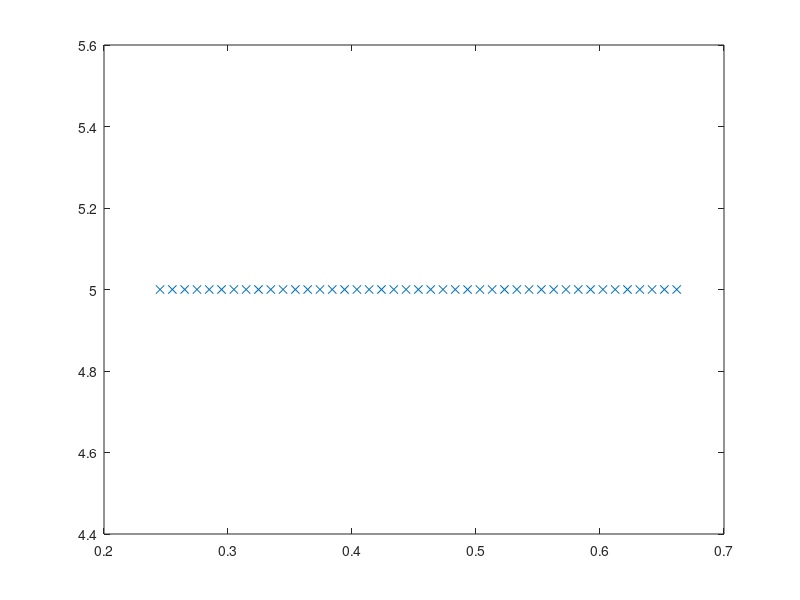
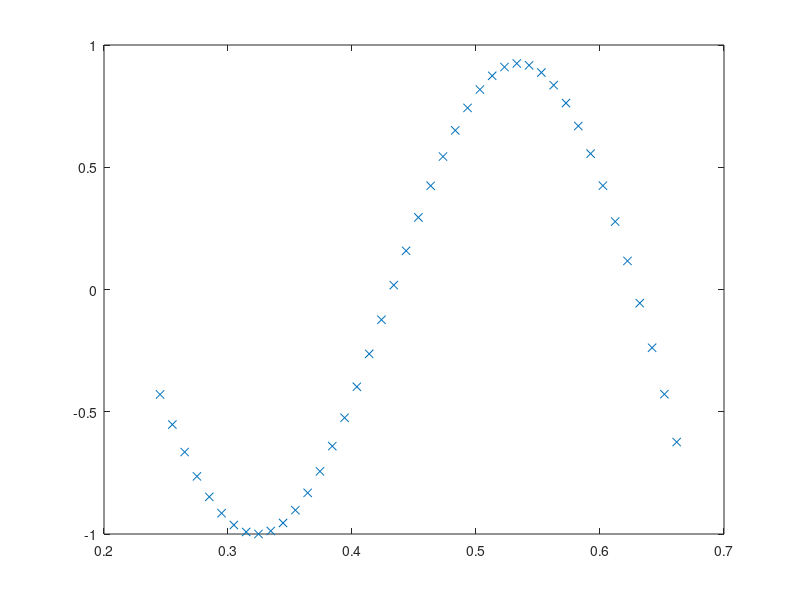
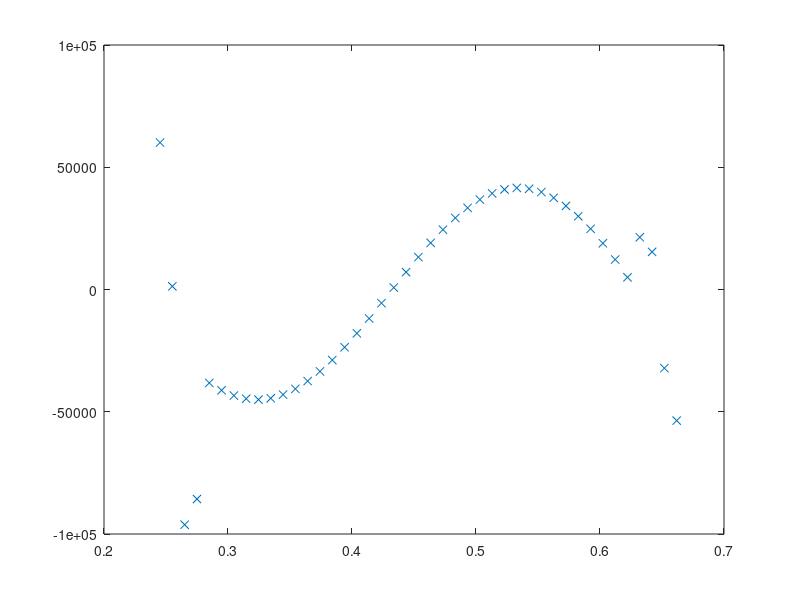
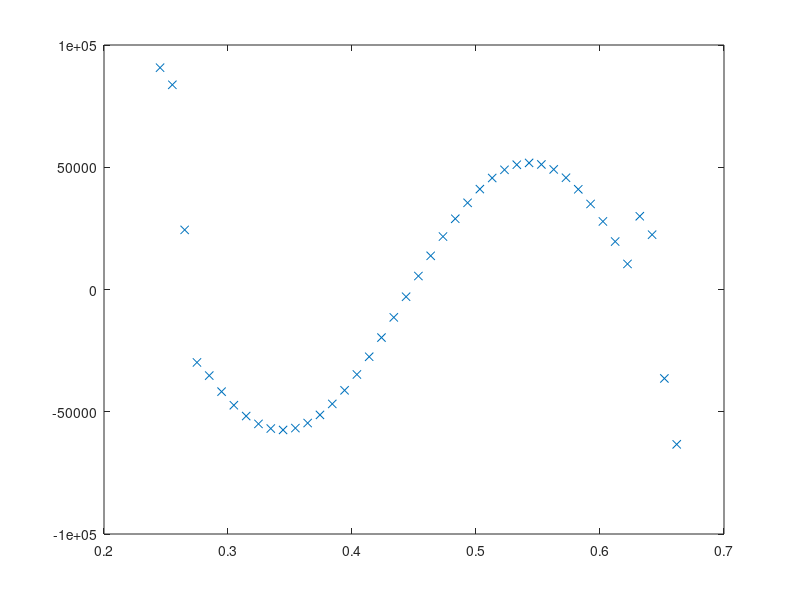

These figures' MATLAB source, in order: (Note: this script raises an error after producing the figures.)
close all; clearvars;clear all; clc;
%% Generate Training Data
% Testing single frequency data

% load('Data_Exp_NoMass_SingleFreq');
% %load('Data_Exp_Mass_SingleFreq');
% data.freq = Beam.freq;
% 
% x = Beam.x.';
% w_exp = Beam.w.';
% w_max = max(abs(w_exp)); %on cherche le max pour normaliser les W
% 
% X_OBS_tot = x;
% U_OBS_tot = w_exp./w_max;
% %data = data; %juste pour rappeler qu'on charge les "data" qui correspondent aux paramètres de l'expérience.
% 
% n= length(w_exp);
% debut = round(0.3*n)+1; % taking this position, the applied force does not "exist";
% fin = round(0.9*n);
% pas = 1;
% X_OBS = x(debut:pas:fin);
% U_OBS = w_exp(debut:pas:fin)./w_max;

%%%%%%%%%%%%%%%%%%%%%%%%%%

%%loading data

%load('displacement_part_many');
load('displacement_tot_many');

%%% giving name to the variables %%%

x = X_COMSOL_tot';
w_exp = W_COMSOL_tot';
plot(x,real(w_exp))
X_OBS_tot = x;
U_OBS_tot = w_exp;

%%% taking a part of the vector %%%%

n= length(w_exp);
debut = round(0.35*n)+1; % taking this position, the applied force does not "exist";
fin = round(0.95*n);
pas = 1;
X_OBS = x(debut:pas:fin);
U_OBS = w_exp(debut:pas:fin);

plot(X_OBS,real(U_OBS),'x')



% %%%%% ploting U and V %%%%%
% 
% U_real=real(U_OBS_tot);
% U_img=imag(U_OBS_tot);
% subplot(2,1,1)
% plot(X_OBS_tot,U_img);
% subplot(2,1,2)
% plot(X_OBS_tot,U_real)
% 
% 
% %%%%% ploting mag and phase %%%%%%%%
% 
% figure
% U_mag = abs(U_OBS_tot)  ;  %magnitude
% U_phase = angle(U_OBS_tot); %phase angle
% subplot(3,1,1)
% plot(X_OBS_tot,U_mag)
% subplot(3,1,2)
% plot(X_OBS_tot,U_phase)
% subplot(3,1,3)
% plot(X_OBS_tot,U_OBS_tot)
% 
% 
% 
% %%%%%% Ploting real part and imaginary part %%%%%
% 
% 
% aux2=32;
% plot(X_OBS(1:aux2:end),5*ones(size(X_OBS(1:aux2:end))),'x')
% U_real=real(real(U_OBS(1:aux2:end)));
% figure
% plot(X_OBS(1:aux2:end),U_real,'x');
% Uxxxx_true = gradient(gradient(gradient(gradient(real(U_OBS(1:aux2:end)),X_OBS(1:aux2:end)),X_OBS(1:aux2:end)),X_OBS(1:aux2:end)),X_OBS(1:aux2:end));
% figure
% plot(X_OBS(1:aux2:end),Uxxxx_true,'x');
% Vxxxx_true=gradient(gradient(gradient(gradient(imag(U_OBS(1:aux2:end)),X_OBS(1:aux2:end)),X_OBS(1:aux2:end)),X_OBS(1:aux2:end)),X_OBS(1:aux2:end));
% figure
% plot(X_OBS(1:aux2:end),Vxxxx_true,'x');



%%%% Normalizing %%%%
% I m normalizing each part (real and imaginary) with different constants
% then I m gonna to desnormalize in order to get a right residual
%normalize is important to help NN to converge since it doesn't explore
%large scale of data
%%% OBSERVATION: I m just normalizing  the data interval

aux2=32;
U=real(U_OBS);
Umax=max(abs(U));
U=U./Umax;

V=imag(U_OBS);
Vmax=max(abs(V));
V=V./Vmax;

plot(X_OBS(1:aux2:end),5*ones(size(X_OBS(1:aux2:end))),'x')


figure
plot(X_OBS(1:aux2:end),U(1:aux2:end),'x');

Uxxxx_true = gradient(gradient(gradient(gradient(U(1:aux2:end),X_OBS(1:aux2:end)),X_OBS(1:aux2:end)),X_OBS(1:aux2:end)),X_OBS(1:aux2:end));
figure
plot(X_OBS(1:aux2:end),Uxxxx_true,'x');

Vxxxx_true = gradient(gradient(gradient(gradient((V(1:aux2:end)),X_OBS(1:aux2:end)),X_OBS(1:aux2:end)),X_OBS(1:aux2:end)),X_OBS(1:aux2:end));
figure
plot(X_OBS(1:aux2:end),Vxxxx_true,'x');



%%% getting data %%%

rho = data.rho1;
b = data.b;
e = data.e;
S = b*e;
% Sbis = b*ebis;
%nu = data.nu;
I = b*e.^3/(12); 
% Ibis = b*ebis.^3/12;
%E = data.E1;
F = data.F;
freq = data.freq;
w = 2*pi*freq;

%%%


%%% reducing vetor
U_real=U(1:aux2:end);
U_real=U_real(6:1:end-6);
V_imag=V(1:aux2:end);
V_imag=V_imag(6:1:end-6);

X_OBS_red=X_OBS(1:aux2:end);
X_OBS_red=X_OBS_red(6:1:end-6);

figure
plot(X_OBS_red,U_real,'x')

Uxxxx_true=Uxxxx_true(6:1:end-6);

figure
plot(X_OBS_red,Uxxxx_true,'x')

Vxxxx_true=Vxxxx_true(6:1:end-6);

figure
plot(X_OBS_red,Vxxxx_true,'x')

res = I*(0.7*1e11*Uxxxx_true*Umax - 0.7e9*Vxxxx_true*Vmax) - Umax*U_real.*rho*S*w^2;


res2 = I*(-0.7e9*Uxxxx_true*Umax + 0.7e11*Vxxxx_true*Vmax) - Vmax*V_imag.*rho*S*w^2;

%% getting a part of the values of the vector for futher testing
%it creates errors
% porc=0.2;   %%porcentage of the data located for testing
% 
% num_elementos = round(porc * length(X_OBS));
% indices = randperm(length(X_OBS), num_elementos);
% 
% X_Test = X_OBS(indices);
% U_OBS_Test=U_OBS(indices);
% %the permuta operation is changing the signal of the imaginary part
% %below I just fixing it, inverting the imaginary part
% U_OBS_Test=real(U_OBS_Test)+imag(U_OBS_Test)*-1j;
% X_OBS(indices) = [];
% U_OBS(indices) = [];

%ATTENTION U_TEST is determined by the neural network in further steps!






X_OBS=X_OBS';
U_OBS=U_OBS';
% 
% figure
% plot(X_OBS,imag(U_OBS)/Vmax,'x')
% figure
% plot(X_OBS,real(U_OBS)/Umax,'x')


X_OBS_tot=X_OBS_tot';
U_OBS_tot=U_OBS_tot';





targetE=0.7;

%%%%%%%%%%%%%%%%%%%%%%%%%


numInternalCollocationPoints = 1024; %6; %10000;
numTestPoints = 32;

pointSet = sobolset(1); 
points = net(pointSet,numInternalCollocationPoints); % pesca numInternalCollocationPoints dal poitSet

pointSetTest = sobolset(1);
pointsTest = net(pointSetTest,numTestPoints);

maxOBS = max(X_OBS);
minOBS = min(X_OBS);
dataX = (maxOBS-minOBS)*points(:,1)+minOBS; 
dataXTest = (maxOBS-minOBS)*pointsTest(:,1)+minOBS;

dataX = sort(dataX);
%five is just  to see the points
y=5*ones(size(dataX));
plot(dataX,y,'o')
 hold on
dataX2=dataX(1:32:end);
%dataX2(end+1)=dataX(end); % to guarantee points on the extremity
dataX=dataX2;
y=5*ones(size(dataX));
plot(dataX,y,'x')







%Create an array datastore containing the training data.

ds = arrayDatastore([dataX]);


%% Define Deep Learning Model

%%% NN number 1 (of 2)
% Specify the number of layers and the number of neurons for each layer.

numLayers = 9;%9
numNeurons = 20;%20
numInput = 1;
numOutput = 2;
% Initialize the parameters for the first fully connect operation. The first fully connect operation has two input channels.

parameters = struct;
parameters = NN(parameters,numLayers,numNeurons,numInput,numOutput,"W");
% 
% numLayers = 9;
% numNeurons = 20;
% numInput = 2;
% numOutput = 2;
% parameters = NN(parameters,numLayers,numNeurons,numInput,numOutput,"E");

parameters.eConstante = initializeVariable([1 1],2.1);
parameters.eConstante2 = initializeVariable([1 1],2.1);
%% Load pre-trained neural network with network_save.m
%load("network_save.mat") %la variable parameters est remplacée par la valeurs de parameters contenu dans le fichier 



%% Specify Training Options
%Train the model for 1000 epochs ... 250 %%% 3000 epochs with a mini-batch size of 1000.

numEpochs = 300000;
lossStop=1e-7;
miniBatchSize = 1024;

%To train on a GPU if one is available, specify the execution environment "auto". Using a GPU requires Parallel Computing Toolbox™ and a supported GPU device. For information on supported devices, see GPU Support by Release (Parallel Computing Toolbox) (Parallel Computing Toolbox).

executionEnvironment = "cpu";

%Specify ADAM optimization options.
%higher means more exploratory
initialLearnRate = 0.01; %0.001 si on initialise le réseau, sinon mettre un learningRate faible.

decayRate = 0.005;

%%
%Accelerate the model loss function using the dlaccelerate function. To learn more, see Accelerate Custom Training Loop Functions.

accfun = dlaccelerate(@modelLoss);


%% Train Network

%Train the network using a custom training loop.

mbq = minibatchqueue(ds, ...
    MiniBatchSize=miniBatchSize, ...
    MiniBatchFormat="BC", ...
    OutputEnvironment=executionEnvironment);


% Convert the COMSOL's observations to dlarray. For the input data points, specify format with dimensions "CB" (channel, batch).

X_OBS = dlarray(X_OBS,"CB");
U_OBS = dlarray(U_OBS);

%namalization constants

Umax = dlarray(Umax,"CB");
Vmax = dlarray(Vmax,"CB");


% If training using a GPU, convert the initial and conditions to gpuArray.

if (executionEnvironment == "auto" && canUseGPU) || (executionEnvironment == "gpu")
    X_OBS = gpuArray(X_OBS);
    U_OBS = gpuArray(U_OBS);
end
%Initialize the parameters for the Adam solver.

averageGrad = [];
averageSqGrad = [];


%Initialize the training progress plot.

% figure
% subplot(2,1,1)
% CO = colororder;
% lineLoss = animatedline(Color=CO(2,:));
% ylim([0 inf])
% xlabel("Iteration")
% ylabel("Loss")
% set(gca, 'YScale', 'log')
% grid on
% hold on 
% subplot(2,1,2)
% %CO = colororder;
% lineLossE1 = animatedline(Color=CO(2,:));
% hold on
% %CO = colororder;
% lineLossE2 = animatedline(Color=CO(3,:));
% hold off
% hold on
% %CO = colororder;
% lineLossE3 = animatedline(Color=CO(4,:));
% hold off
% ylim([0 inf])
% xlabel("Iteration")
% ylabel("E")
% legend('E1','E2','E3')
% set(gca, 'YScale', 'log')
% grid on

loss_history = NaN(4,numEpochs);

start = tic;

iteration = 0;
numTotPoints = numInternalCollocationPoints;


E=double((data.E1)/(10^11)*ones(size(dataX,1),1));
E_tot=(data.E1)/(10^11)*ones(size(X_OBS_tot,2),1);
X_Epoch=NaN(numEpochs/10,1);
E_Test=NaN(numEpochs/10,1);
E_Test_imag=NaN(numEpochs/10,1);
U_error=NaN(numEpochs/10,1);
U_error_imag=NaN(numEpochs/10,1);
Uxxxx_error=NaN(numEpochs/10,1);
Vxxxx_error_imag=NaN(numEpochs/10,1);

% options = trainingOptions('adam', ... % otimizador
%         'MaxEpochs',10, ... % número máximo de épocas
%         'MiniBatchSize',miniBatchSize, ... % tamanho do mini lote
%         'Plots','training-progress', ... % exibir gráficos de progresso
%        'OutputFcn',@(info) stopAtThreshold(info,9e-2)); % função de saída personalizada para verificar a perda

%name of the gif generate
name='loss.gif';
for epoch = 1:numEpochs
    %reset(mbq);
    %shuffle(mbq);
    %epoch
    %while hasdata(mbq)
        

        
        iteration = iteration + 1;
        
        %XX = next(mbq);
        % X = XX(1,:); % tocheck
        X = dlarray(dataX,"BC"); %quand il y a pas la Parallel Computing Toolbox
        XTest = dlarray(dataXTest,"BC");
        % Evaluate the model loss and gradients using dlfeval and the
        % modelLoss function.
        [loss,lossTest,gradients,Uxxxx,Uxxx,Uxx,Ux,Vxxxx,Vxxx,Vxx,Vx] = dlfeval(accfun,parameters,X,XTest,X_OBS,U_OBS,data,Umax,Vmax,numInternalCollocationPoints,numTestPoints);
        % Update learning rate.
        %learningRate = (initialLearnRate ./ (1+decayRate*iteration)).*((sin(iteration/128)+1.1));
        learningRate = initialLearnRate / (1+decayRate*iteration);
        
        % Update the network parameters using the adamupdate function.
        [parameters,averageGrad,averageSqGrad] = ...
            adamupdate(parameters,gradients,averageGrad, ...
            averageSqGrad,iteration,learningRate);
        
       

   
        

    %end
    
    % RAR Method 
%     if mod(epoch,500)==0
%     
%         numTestPoints = 32; %6; %10000;
%         pointSet = sobolset(1); % general valori random from the sobol sequence ; in dimensione 1
%         pointsTest = net(pointSet,numTestPoints); % pesca numInternalCollocationPoints dal poitSet
%         dataXTest = (maxOBS-minOBS)*pointsTest(:,1)+minOBS; 
%         X = dlarray(dataXTest,"BC");
% 
%         indice = dlfeval(@modelLossRAR,parameters,X,data,w_max,numInternalCollocationPoints,loss);
%         
%         dataX = [dataX;
%                 dataXTest(indice)];
%         ds = arrayDatastore([dataX]);
%         
%         mbq = minibatchqueue(ds, ...
%             MiniBatchSize=miniBatchSize, ...
%             MiniBatchFormat="BC", ...
%             OutputEnvironment=executionEnvironment);
% 
%         numTotPoints = numTotPoints + length(indice);
%         fprintf('Nous avons ajouté : %d points où il faut satisfaire l EDP, nombre total de points : %d \n',length(indice),numTotPoints); 
%     end

    loss_tot = double(gather(extractdata(loss(1))));
    loss_pinn_real = double(gather(extractdata(loss(2))));
  %  loss_pinn_imag = double(gather(extractdata(loss(3))));
    loss_obs_real = double(gather(extractdata(loss(3))));    
    loss_obs_imag = double(gather(extractdata(loss(4))));   


   % loss_tot = double(gather(extractdata(loss(1))));

    loss_history(:,epoch) = loss;
%     subplot(2,1,1)
%     addpoints(lineLoss,iteration, loss_tot(1));
    
%     title("Epoch: " + epoch + ", Elapsed: " + string(D) + ", Loss: " + loss_tot(1))
%     hold on
    
    
    
    % fprintf('Epoch : %d, Loss pinn real : %d, Loss pinn imag : %d, Loss obs real : %d ,Loss obs imag : %d , Loss total : %d\n',epoch,loss_pinn_real,loss_pinn_imag,loss_obs_real,loss_obs_imag,loss_tot); 
    fprintf('Epoch : %d, Loss pinn real : %d, Loss obs real : %d ,Loss obs imag : %d , Loss total : %d\n',epoch,loss_pinn_real,loss_obs_real,loss_obs_imag,loss_tot); 
    
    
    
    if mod(epoch,10)==0

        D = duration(0,0,toc(start),Format="hh:mm:ss");
        X_Epoch(epoch/10)=epoch;
        U_Test = extractdata(model_tanh(parameters,dlarray(dataX',"CB"),"W"));
        %E_Test = extractdata(model_sigmoid(parameters,dlarray(dataX',"CB"),"E"));
        %E_Test = extractdata(model_tanh(parameters,dlarray(dataX',"CB"),"E"));
        E_Test(epoch/10) = extractdata(parameters.eConstante);
        E_Test_imag(epoch/10) = extractdata(parameters.eConstante2);
        
        %%% real
        U_OBS_Test_interpol_real = interp1(X_OBS_tot,real(U_OBS_tot)/dl2double(Umax),dataX,'spline');
        U_error(epoch/10)=(norm(U_Test(1,:)' - U_OBS_Test_interpol_real) / norm(U_OBS_Test_interpol_real))*100;
        %%% imaginary
        U_OBS_Test_interpol_imag = interp1(X_OBS_tot,imag(U_OBS_tot)/dl2double(Vmax),dataX,'spline');
        U_error_imag(epoch/10)=(norm(U_Test(2,:)' - U_OBS_Test_interpol_imag) / norm(U_OBS_Test_interpol_imag))*100;
        

        %%%%%% Ploting imaginary part and real part [predicted and exact]
        
        %%%real
        figure(100)
        subplot(2,1,1)      
        plot(X_OBS_tot,real(U_OBS_tot)/dl2double(Umax),dataX,(U_Test(1,:)),"x")
        xlabel('x')
        ylabel('w(x)')
        legend('true', 'predicted')    
        title("REAL , Epoch is "+epoch+" Error is "+sprintf('%.4f', U_error(epoch/10))+"%")
        
        %%%imaginary
        subplot(2,1,2)
        plot(X_OBS_tot,imag(U_OBS_tot)/dl2double(Vmax),dataX,(U_Test(2,:)),"x")
        xlabel('x')
        ylabel('w(x)')
        legend('true', 'predicted')    
        title("Imaginary , Epoch is "+epoch+" Error is "+sprintf('%.4f', U_error_imag(epoch/10))+"%")

        %%%saving
        if epoch == 10
        writeGIF(gcf,name,0)
        else
        writeGIF(gcf,name,1)
        end
        

        %plot(X_OBS_tot,E_function(X_OBS_tot)/1e11,dataX,(E_Test)',"x") %X_OBS_tot(1:end-2),E_COMSOL_tot,  ((extractdata(parameters.eConstante)).^2)
        
      

%         xlabel('Epochs')
%         ylabel('E')
%         legend('true', 'predicted')  
%         title("E.mean = " +sprintf('%.2f', mean(E_Test)) + ", Duration = " + string(D))
%         ylim([-inf,1])

        %%%%%% Ploting the error of the displacement
        

        figure(200)

        %U_Test = extractdata(model_tanh(parameters,dlarray(X_Test',"CB"),"W"));

        %%% real
        subplot(2,1,1)
        plot(X_Epoch,U_error)
        set(gca, 'YScale', 'log')
        title("Real U error = " + sprintf('%.4f', U_error(epoch/10)) +"%  Duration = " + string(D) )
        xlabel('Epochs')
        ylabel('Error(%)')
        %%% imaginary
        subplot(2,1,2)
        plot(X_Epoch,U_error_imag)
        set(gca, 'YScale', 'log')
        title("Imaginary U error = " + sprintf('%.4f', U_error_imag(epoch/10)) +"%  Duration = " + string(D) )
        xlabel('Epochs')
        ylabel('Error(%)')
       
        


% 
%         E_error(epoch/10)=(norm(E_Test' - E_function(dataX)/1e11) / norm(E_function(dataX)/1e11))*100;
% 
%         plot(X_Epoch,E_error)
%         title("E error = "+ sprintf('%.2f', E_error(epoch/10)) + "%  Duration = " + string(D) )
%         xlabel('Epochs')
%         ylabel('Error(%)')

        %%% Saving
        if epoch == 10
        writeGIF(gcf,'error.gif',0)
        else
        writeGIF(gcf,'error.gif',1)
        end


        %%%%%%% Gradients Real

        aux2=32;
        figure(300)
        clf %erase the current plot
        subplot(4,1,1)
        
        Ux_true = gradient(real(U_OBS_tot(1:aux2:end))/dl2double(Umax),X_OBS_tot(1:aux2:end));
        plot(X_OBS_tot(1:aux2:end),Ux_true)  
        hold on
        
        plot(dataX,dl2double(Ux),'x') 
        hold off
        xlim([0.2 0.6])
        title("Ux   Duration = " + string(D))
        xlabel("x")

        subplot(4,1,2)
        
        Uxx_true = gradient(gradient(real(U_OBS_tot(1:aux2:end))/dl2double(Umax),X_OBS_tot(1:aux2:end)),X_OBS_tot(1:aux2:end));
        plot(X_OBS_tot(1:aux2:end),Uxx_true)  
        hold on
        
        plot(dataX,dl2double(Uxx),'x') 
        hold off
        xlim([0.2 0.6])
        title("Uxx")
        xlabel("x")
        subplot(4,1,3)
        Uxxx_true = gradient(gradient(gradient(real(U_OBS_tot(1:aux2:end))/dl2double(Umax),X_OBS_tot(1:aux2:end)),X_OBS_tot(1:aux2:end)),X_OBS_tot(1:aux2:end));
        plot(X_OBS_tot(1:aux2:end),Uxxx_true)  
        hold on
       
        plot(dataX,dl2double(Uxxx),'x') 
        hold off
        xlim([0.2 0.6])
        title("Uxxx")
        xlabel("x")

        subplot(4,1,4)

        %Uxxxx=dl2double(Uxxxx);
        Uxxxx_true = gradient(gradient(gradient(gradient(real(U_OBS_tot(1:aux2:end))/dl2double(Umax),X_OBS_tot(1:aux2:end)),X_OBS_tot(1:aux2:end)),X_OBS_tot(1:aux2:end)),X_OBS_tot(1:aux2:end));
        Uxxxx_interpol = interp1(X_OBS_tot(1:aux2:end),Uxxxx_true,dataX,'spline');
        
      

        try
        Uxxxx_error(epoch/10)=(norm(dl2double(Uxxxx)' - Uxxxx_interpol) / norm(Uxxxx_interpol))*100;
        catch
        Uxxxx_error(epoch/10)=(norm(dl2double(Uxxxx) - Uxxxx_interpol) / norm(Uxxxx_interpol))*100;    
        end
        
        plot(X_OBS_tot(1:aux2:end),Uxxxx_true)   

        hold on
        
        plot(dataX,dl2double(Uxxxx),'x')
        
        hold off
        xlim([0.2 0.6])
        title("Uxxxx Error= "+sprintf('%.2f', Uxxxx_error(epoch/10))+"%")
        xlabel("x")

        
        %%%%%%%%  Gradients Imaginary

        aux2=32;
        figure(310)
        clf %erase the current plot
        subplot(4,1,1)
        
        Vx_true = gradient(imag(U_OBS_tot(1:aux2:end))/dl2double(Vmax),X_OBS_tot(1:aux2:end));
        plot(X_OBS_tot(1:aux2:end),Vx_true)  
        hold on
        
        plot(dataX,dl2double(Vx),'x') 
        hold off
        xlim([0.2 0.6])
        title("Vx   Duration = " + string(D))
        xlabel("x")

        subplot(4,1,2)
        
        Vxx_true = gradient(gradient(imag(U_OBS_tot(1:aux2:end))/dl2double(Vmax),X_OBS_tot(1:aux2:end)),X_OBS_tot(1:aux2:end));
        plot(X_OBS_tot(1:aux2:end),Vxx_true)  
        hold on
        
        plot(dataX,dl2double(Vxx),'x') 
        hold off
        xlim([0.2 0.6])
        title("Vxx")
        xlabel("x")
        subplot(4,1,3)
        Vxxx_true = gradient(gradient(gradient(imag(U_OBS_tot(1:aux2:end))/dl2double(Vmax),X_OBS_tot(1:aux2:end)),X_OBS_tot(1:aux2:end)),X_OBS_tot(1:aux2:end));
        plot(X_OBS_tot(1:aux2:end),Vxxx_true)  
        hold on
       
        plot(dataX,dl2double(Vxxx),'x') 
        hold off
        xlim([0.2 0.6])
        title("Vxxx")
        xlabel("x")

        subplot(4,1,4)

        %Uxxxx=dl2double(Uxxxx);
        Vxxxx_true = gradient(gradient(gradient(gradient(imag(U_OBS_tot(1:aux2:end))/dl2double(Vmax),X_OBS_tot(1:aux2:end)),X_OBS_tot(1:aux2:end)),X_OBS_tot(1:aux2:end)),X_OBS_tot(1:aux2:end));
        Vxxxx_interpol = interp1(X_OBS_tot(1:aux2:end),Vxxxx_true,dataX,'spline');
        try
        Vxxxx_error_imag(epoch/10)=(norm(dl2double(Vxxxx)' - Vxxxx_interpol) / norm(Vxxxx_interpol))*100;
        catch
        Vxxxx_error_imag(epoch/10)=(norm(dl2double(Vxxxx)' - Vxxxx_interpol) / norm(Vxxxx_interpol))*100;    
        end   

        plot(X_OBS_tot(1:aux2:end),Vxxxx_true)   
        hold on 

        plot(dataX,dl2double(Vxxxx),'x')     
        hold off
        xlim([0.2 0.6])
        title("Vxxxx Imaginary Error= "+sprintf('%.2f', Vxxxx_error_imag(epoch/10))+"%")
        xlabel("x")






        %%% saving

        if epoch == 10
        writeGIF(gcf,'gradient_imag.gif',0)
        else
        writeGIF(gcf,'gradient_imag.gif',1)
        end
        

        %%%%%%%% Loss coeficients 
        
        figure(320)
        clf
%         subplot(2,1,1)
        E_error=(norm(E_Test(epoch/10) - 0.7) / norm(0.7))*100;
        plot(X_Epoch,E_Test) 
        hold on
        plot(X_Epoch,ones(size(X_Epoch))*0.7)
        title("Coef real error  = "+ sprintf('%.4f', E_error) +"% Er= "+ sprintf('%.4f', E_Test(epoch/10))+" Duration = " + string(D) )
        xlabel('Epochs')
        ylabel('Coef real')

%         subplot(2,1,2)
%         E_error=(norm(E_Test_imag(epoch/10) - 0.7) / norm(0.7))*100;
%         plot(X_Epoch,E_Test_imag) 
%         hold on
%         plot(X_Epoch,ones(size(X_Epoch))*0.7)
%         title("Coef imag error = "+ sprintf('%.4f', E_error) +"% Ei= "+ sprintf('%.4f', E_Test_imag(epoch/10)) + "  Duration = " + string(D) )
%         xlabel('Epochs')
%         ylabel('Coef imag')

        

    end
    if loss_tot< lossStop
        disp("Loss was reached")
        break
    end
end

%% converting gif to mp4
%gif2mp4("loss")




%%
D = duration(0,0,toc(start),Format="hh:mm:ss");
drawnow
%Check the effectiveness of the accelerated function by checking the hit and occupancy rate.

accfun

    %%Evaluate Model Accuracy 
%compare the predicted values of the deep learning model with the true solutions of the Poisson's equation using the l2 error.

% Save parameters into network_save.m file

save("network_save","parameters");
save("tout");

% Plot loss function
x_loss = linspace(0,numEpochs,numEpochs);
figure 
plot(x_loss,loss_history)

legend("Total")
xlabel("epoch")
ylabel("loss")
set(gca, 'YScale', 'log')
legend('total loss', 'PDE loss real', 'PDE loss imag', 'w(x) real loss','w(x) imaginary loss')
title("Loss = " + loss_history(1,end) + ", Durée = " + string(D))

%% Plotting prediction

%X_Test = X_OBS_tot(debut:fin); %(maxOBS-minOBS).*linspace(0,1,1000)+minOBS;
U_Test = extractdata(model_tanh(parameters,dlarray(X_Test',"CB"),"W"));
%E_Test = extractdata(model_sigmoid(parameters,dlarray(X_Test',"CB"),"E"));
%E_Test = extractdata(model_tanh(parameters,dlarray(X_Test',"CB"),"E"));


figure
%%% Real
subplot(2,1,1)
plot(X_OBS_tot,real(U_OBS_tot)/dl2double(Umax))
hold on 
err = norm(U_Test(1,:)' - real(U_OBS_Test)/dl2double(Umax)) / norm(real(U_OBS_Test)/dl2double(Umax));
plot(X_Test,real(U_OBS_Test)/dl2double(Umax),"x")
xlabel("x")
ylabel("w(x) real")
legend('true', 'predicted')
title("U real error "+ round(err*100,2) +" %" )

subplot(2,1,2)
plot(X_OBS_tot,imag(U_OBS_tot)/dl2double(Vmax))
hold on
plot(X_Test,imag(U_OBS_Test)/dl2double(Vmax),"x")
err = norm(U_Test(2,:)' - imag(U_OBS_Test)/dl2double(Vmax)) / norm(imag(U_OBS_Test)/dl2double(Vmax));
legend('true', 'predicted')
title("U imag error :  "+ round(err*100,2) +" %")
xlabel("x")
ylabel("w(x) imaginary")



%%
% On regarde la différence sur la dérivée 4e 





 %Uxxxx_true = gradient(gradient(gradient(gradient(U_OBS_tot(1:aux:end),X_OBS_tot(1:aux:end)),X_OBS_tot(1:aux:end)),X_OBS_tot(1:aux:end)),X_OBS_tot(1:aux:end));



% Uxxxx_true= Uxxxx_true';


% Uxxxx_true = gradient(gradient(gradient(gradient(U_OBS_tot(1:aux:end),X_OBS_tot(1:aux:end)),X_OBS_tot(1:aux:end)),X_OBS_tot(1:aux:end)),X_OBS_tot(1:aux:end));
% 
% plot(X_OBS_tot(1:aux:end),Uxxxx_true);

%%Compare the gradients
%%% real 

figure(6)

try
scatter(extractdata(X),extractdata(Uxxxx),"x")
catch
scatter(extractdata(X),Uxxxx,"x")
end
hold on 
aux=32;

try
Uxxxx_true = deriveeOrdre4(real(U_OBS_tot(1:aux:end))'/dl2double(Umax),X_OBS_tot(1:aux:end));
catch
Uxxxx_true = deriveeOrdre4(real(U_OBS_tot(1:aux:end))/dl2double(Umax),X_OBS_tot(1:aux:end));  
end

plot(X_OBS_tot(1:aux:end),Uxxxx_true)
hold on
U = dl2double(model_tanh(parameters,dlarray(dataX',"CB"),"W"));
try
 Uxxxx_gradient=deriveeOrdre4(U(1,:),dataX);
catch
 Uxxxx_gradient=deriveeOrdre4(U(1,:)',dataX);
end

plot(dataX,Uxxxx_gradient)
hold off
%ylim([-1e8 1e8])
%xlim([0.3 0.55])
legend("Predicted","Exact","Ugradient")
xlim([0.2 0.6])
title("Real gradient")



%%% imaginary

figure(7)
try
scatter(extractdata(X),extractdata(Vxxxx),"x")
catch
scatter(extractdata(X),Vxxxx,"x")
end
hold on 

aux=32;

try
Vxxxx_true = deriveeOrdre4(imag(U_OBS_tot(1:aux:end))'/dl2double(Vmax),X_OBS_tot(1:aux:end));

catch
Vxxxx_true = deriveeOrdre4(imag(U_OBS_tot(1:aux:end))/dl2double(Vmax),X_OBS_tot(1:aux:end));  

end

plot(X_OBS_tot(1:aux:end),Vxxxx_true)


hold on

U = dl2double(model_tanh(parameters,dlarray(dataX',"CB"),"W"));


try
 Vxxxx_gradient=deriveeOrdre4(U(2,:),dataX);
catch
 Vxxxx_gradient=deriveeOrdre4(U(2,:)',dataX);

end


plot(dataX,Vxxxx_gradient)


hold off
%ylim([-1e8 1e8])
%xlim([0.3 0.55])
legend("Predicted","Exact","Ugradient")
xlim([0.2 0.6])
title("Imaginary")



%%% comparing displacements
%%%% real
figure(8)
subplot(2,1,1)
plot(dl2double(X_OBS(1:aux:end)),dl2double(real(U_OBS(1:aux:end))/dl2double(Umax)),'o')
hold on
plot(dataX,U(1,:),'x')
xlim([0.2 0.6])
legend("W_exact","W_pred")

%%%% imaginary
subplot(2,1,2)
plot(dl2double(X_OBS(1:aux:end)),dl2double(imag(U_OBS(1:aux:end))/dl2double(Vmax)),'o')
hold on
plot(dataX,U(2,:),'x')
xlim([0.2 0.6])
legend("W_exact","W_pred")


%% On clear l'accelerate function
clearCache(accfun)
% 
% function [stop,options] = stopAtThreshold(info, threshold)
%     % Verifica se a perda atingiu o limiar
%     stop = false;
%     if info.TrainingLoss(end) < threshold
%         stop = true;
%     end
%     
%     % Atualiza as opções de treinamento para interromper o treinamento
%     % quando a perda atingir o limiar
%     if stop
%         fprintf('A perda atingiu o limiar de %d O treinamento será interrompido',threshold );
%         options.MaxEpochs = info.Epoch;
%     end
% end



%err = norm(extractdata(U_Test) - U_OBS_tot) / norm(U_OBS_tot);

% subplot(2,1,1)
% plot(X_OBS_tot,U_OBS_tot)
% hold on 
% plot(extractdata(X_OBS),extractdata(U_OBS),"x")
% xlabel("x")
% ylabel("w(x)")
% legend('true', 'predicted')
% 
% subplot(2,1,2)
% plot(X_OBS_tot,2.1*1e11*ones(size(X_OBS_tot)))
% hold on 
% plot(extractdata(X_OBS),E_Test,"x")
% xlabel("x")
% ylabel("w(x)")